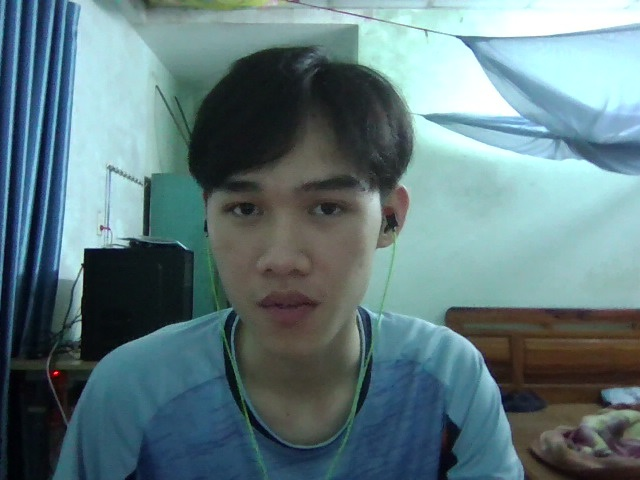
#> input picture captured/capture_0.jpg, 640 x 480 px, given in place of the camera
$ python capture_image.py
#> lines starting #> are read from the running program, lines starting #| are printed output that depends on the picture; after the words box and inside, x2 and y2 are one past the last pixel; in counts of white or black regions, pixels touching at a corner belong together
import cv2
import os
import time

person_name = input("Enter person name: ")
#> the answer given: ../../captured/capture_0.jpg

dataset_path = "dataset"
person_path = os.path.join(dataset_path, person_name)

os.makedirs(person_path, exist_ok=True)

face_cascade = cv2.CascadeClassifier("E:/PythonFile/Project/Facial-Recognition/src/face_recognize/haarcascade_frontalface_default.xml")

if face_cascade.empty():
    print("Error loading Haar Cascade")
    exit()

cap = cv2.VideoCapture(0)

count = 0
MAX_IMAGES = 50

print("\nAuto capturing 50 images...")
print("Press Q to quit\n")

last_capture = time.time()

while True:

    ret, frame = cap.read()
#> frame is the input picture: shape (480, 640, 3); mean B, G, R 126.6, 122, 96

    if not ret:
        print("Cannot access camera")
        break

    gray = cv2.cvtColor(frame, cv2.COLOR_BGR2GRAY)
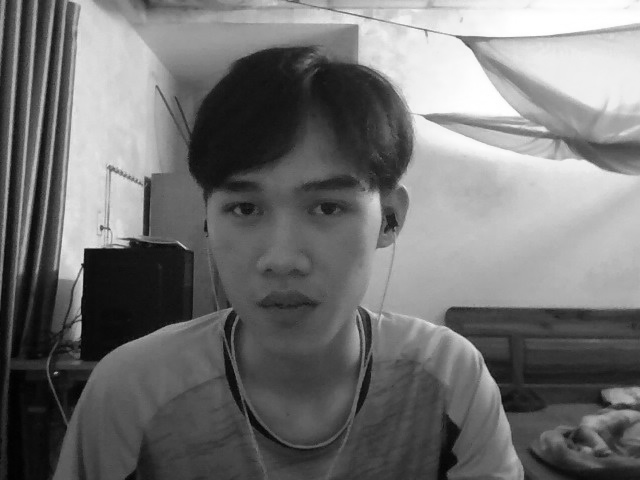
#> gray: shape (480, 640); min 0, max 255, mean 114.7

    faces = face_cascade.detectMultiScale(
        gray,
        scaleFactor=1.3,
        minNeighbors=5,
        minSize=(50,50)
    )
#> faces = [[169, 117, 231, 231]]

    for (x,y,w,h) in faces:

        face = gray[y:y+h, x:x+w]

        face = cv2.resize(face,(80,70))

        cv2.rectangle(frame,(x,y),(x+w,y+h),(0,255,0),2)

        # hiển thị số ảnh
        cv2.putText(frame,
                    f"Images: {count}/{MAX_IMAGES}",
                    (20,40),
                    cv2.FONT_HERSHEY_SIMPLEX,
                    1,
                    (0,255,0),
                    2)

        # chụp mỗi 1s
        if time.time() - last_capture > 1 and count < MAX_IMAGES:

            file_path = os.path.join(person_path, f"{count}.jpg")

            cv2.imwrite(file_path, face)

            print(f"Saved: {file_path}")

            count += 1

            last_capture = time.time()
#> this loop made 1 pass
#> pass 1, `face = gray[y:y+h, x:x+w]`:
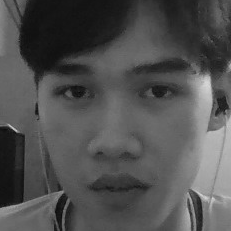
#> face: shape (231, 231); min 5, max 215, mean 80.9
#> pass 1, `face = cv2.resize(face,(80,70))`:
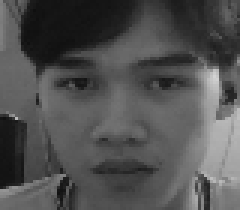
#> face: shape (70, 80) (shown 3 times larger); min 15, max 211, mean 80.8
#> after the loop:
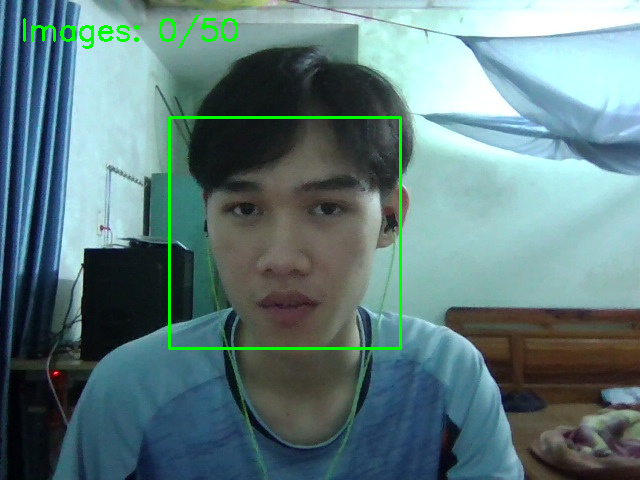
#> frame: shape (480, 640, 3); 1.38% of pixels changed, all inside (x1, y1, x2, y2) = (23, 14, 402, 350)
#> after the loop, count = 0; last_capture = 1.8e+09

    cv2.imshow("Capture Face", frame)

    key = cv2.waitKey(1) & 0xFF
#> (key q is pressed here)

    if key == ord('q'):
        break

    if count >= MAX_IMAGES:
        print("\nCaptured 50 images successfully!")
        break


cap.release()
cv2.destroyAllWindows()

$ run again, on captured/capture_1.jpg
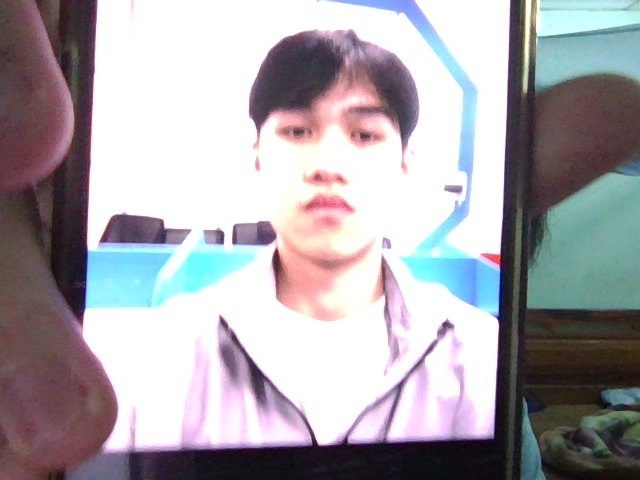
#> input picture captured/capture_1.jpg, 640 x 480 px, given in place of the camera
#> frame is the input picture: shape (480, 640, 3); mean B, G, R 170.5, 165.1, 168.7
#> `gray = cv2.cvtColor(frame, cv2.COLOR_BGR2GRAY)`:
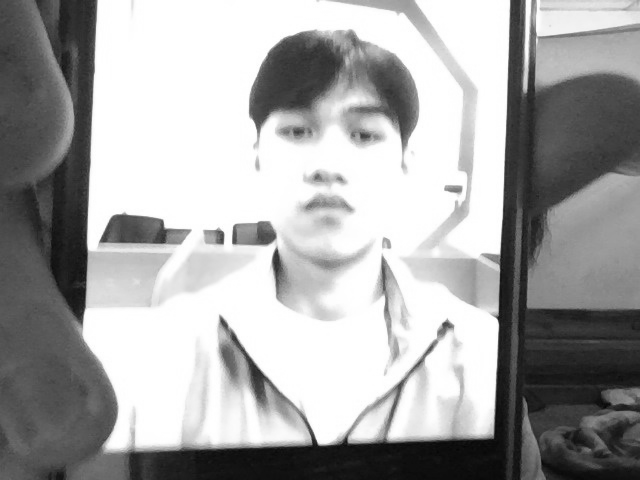
#> gray: shape (480, 640); min 4, max 255, mean 166.8
#> faces = [[230, 53, 198, 198]]
#> the loop `for (x,y,w,h) in faces: ` made 1 pass
#> after the loop `for (x,y,w,h) in faces:`:
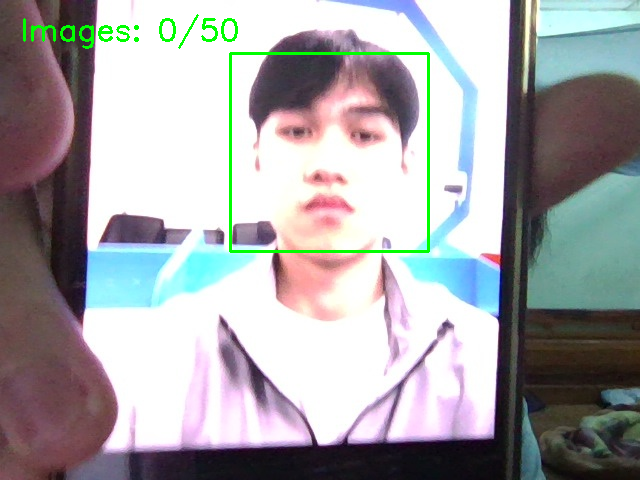
#> frame: shape (480, 640, 3); 1.25% of pixels changed, all inside (x1, y1, x2, y2) = (23, 14, 430, 253)
#> after the loop `for (x,y,w,h) in faces:`: count = 0; last_capture = 1.8e+09

$ run again, on captured/capture_10.jpg
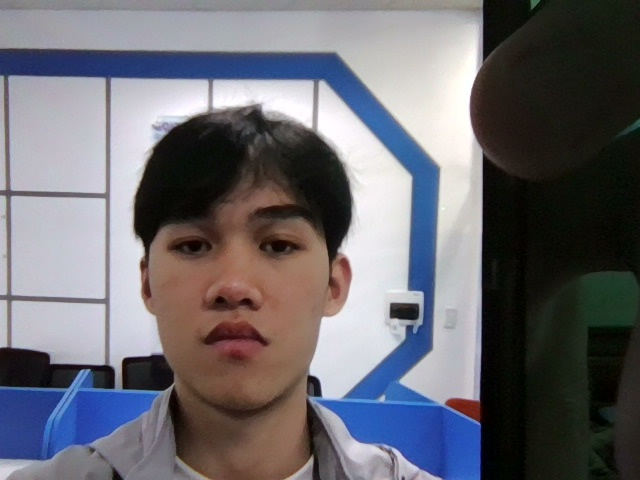
#> input picture captured/capture_10.jpg, 640 x 480 px, given in place of the camera
#> frame is the input picture: shape (480, 640, 3); mean B, G, R 112.5, 105.9, 107.2
#> `gray = cv2.cvtColor(frame, cv2.COLOR_BGR2GRAY)`:
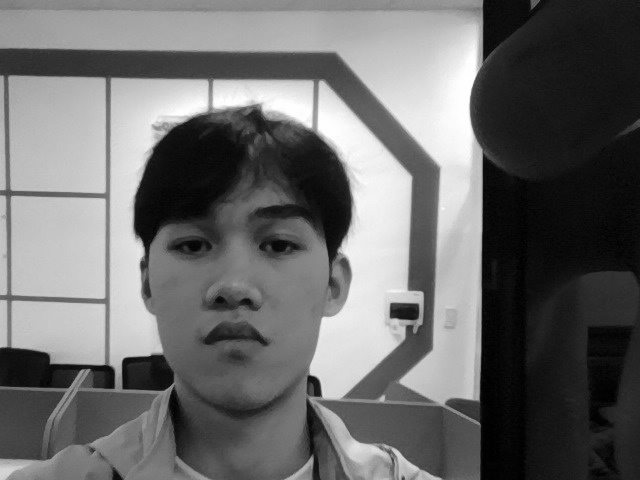
#> gray: shape (480, 640); min 0, max 255, mean 107
#> faces = [[119, 151, 235, 235]]
#> the loop `for (x,y,w,h) in faces: ` made 1 pass
#> after the loop `for (x,y,w,h) in faces:`:
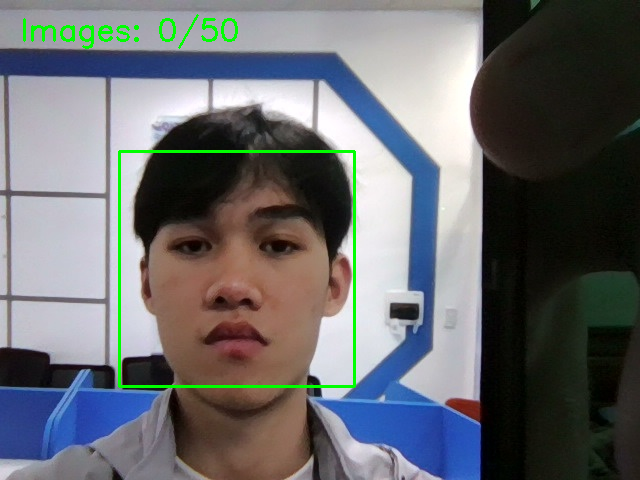
#> frame: shape (480, 640, 3); 1.4% of pixels changed, all inside (x1, y1, x2, y2) = (23, 14, 356, 388)
#> after the loop `for (x,y,w,h) in faces:`: count = 0; last_capture = 1.8e+09

$ run again, on captured/capture_11.jpg
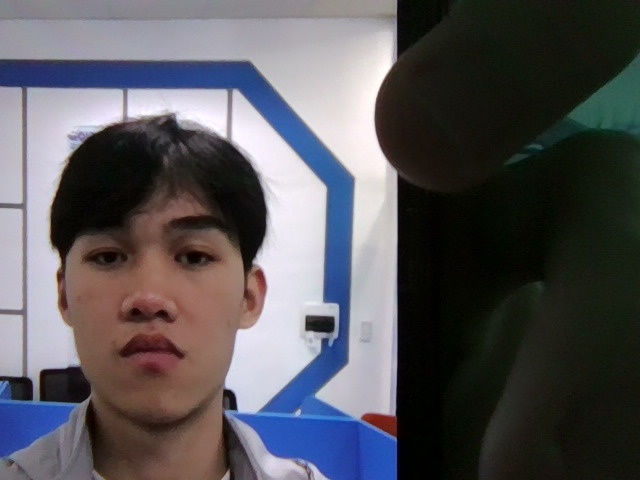
#> input picture captured/capture_11.jpg, 640 x 480 px, given in place of the camera
#> frame is the input picture: shape (480, 640, 3); mean B, G, R 90.7, 86, 87.7
#> `gray = cv2.cvtColor(frame, cv2.COLOR_BGR2GRAY)`:
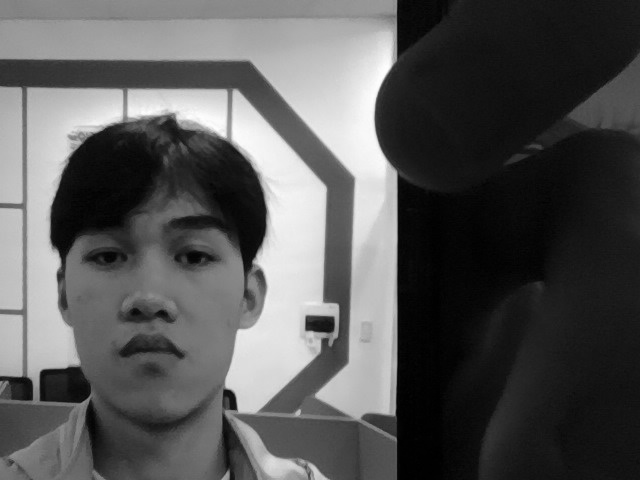
#> gray: shape (480, 640); min 0, max 254, mean 87
#> faces = [[40, 165, 224, 224]]
#> the loop `for (x,y,w,h) in faces: ` made 1 pass
#> after the loop `for (x,y,w,h) in faces:`:
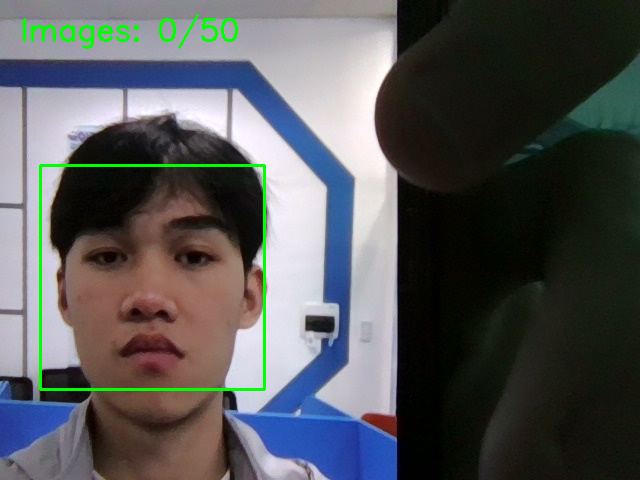
#> frame: shape (480, 640, 3); 1.36% of pixels changed, all inside (x1, y1, x2, y2) = (23, 14, 266, 391)
#> after the loop `for (x,y,w,h) in faces:`: count = 0; last_capture = 1.8e+09
